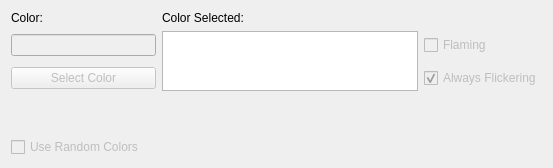
          <widget class="QWidget" name="TabWorkingMode">
           <attribute name="title">
            <string>WorkingMode</string>
           </attribute>
           <layout class="QGridLayout" name="gridLayout_4">
            <item row="1" column="4">
             <widget class="QCheckBox" name="CBFlaming">
              <property name="enabled">
               <bool>false</bool>
              </property>
              <property name="text">
               <string>Flaming</string>
              </property>
             </widget>
            </item>
            <item row="1" column="0" colspan="3">
             <widget class="QLineEdit" name="TxtWorkingColor">
              <property name="enabled">
               <bool>false</bool>
              </property>
              <property name="alignment">
               <set>Qt::AlignRight|Qt::AlignTrailing|Qt::AlignVCenter</set>
              </property>
             </widget>
            </item>
            <item row="0" column="0" alignment="Qt::AlignBottom">
             <widget class="QLabel" name="LblWorkingColor">
              <property name="text">
               <string>Color:</string>
              </property>
             </widget>
            </item>
            <item row="2" column="4">
             <widget class="QCheckBox" name="CBFlickering">
              <property name="enabled">
               <bool>false</bool>
              </property>
              <property name="text">
               <string>Always Flickering</string>
              </property>
              <property name="checked">
               <bool>true</bool>
              </property>
             </widget>
            </item>
            <item row="2" column="0" colspan="3">
             <widget class="QPushButton" name="BtnWorkingColor">
              <property name="enabled">
               <bool>false</bool>
              </property>
              <property name="text">
               <string>Select Color</string>
              </property>
              <property name="autoDefault">
               <bool>true</bool>
              </property>
             </widget>
            </item>
            <item row="7" column="0">
             <layout class="QVBoxLayout" name="verticalLayout"/>
            </item>
            <item row="0" column="3">
             <widget class="QLabel" name="LblWorkingColorSelected">
              <property name="text">
               <string>Color Selected:</string>
              </property>
             </widget>
            </item>
            <item row="1" column="3" rowspan="2">
             <widget class="QTextEdit" name="WorkingColor">
              <property name="enabled">
               <bool>true</bool>
              </property>
              <property name="maximumSize">
               <size>
                <width>16777215</width>
                <height>60</height>
               </size>
              </property>
             </widget>
            </item>
            <item row="4" column="0">
             <widget class="QCheckBox" name="CBWMRandom">
              <property name="enabled">
               <bool>false</bool>
              </property>
              <property name="text">
               <string>Use Random Colors</string>
              </property>
             </widget>
            </item>
            <item row="3" column="0">
             <spacer name="verticalSpacer_7">
              <property name="orientation">
               <enum>Qt::Vertical</enum>
              </property>
              <property name="sizeHint" stdset="0">
               <size>
                <width>20</width>
                <height>40</height>
               </size>
              </property>
             </spacer>
            </item>
           </layout>
          </widget>
